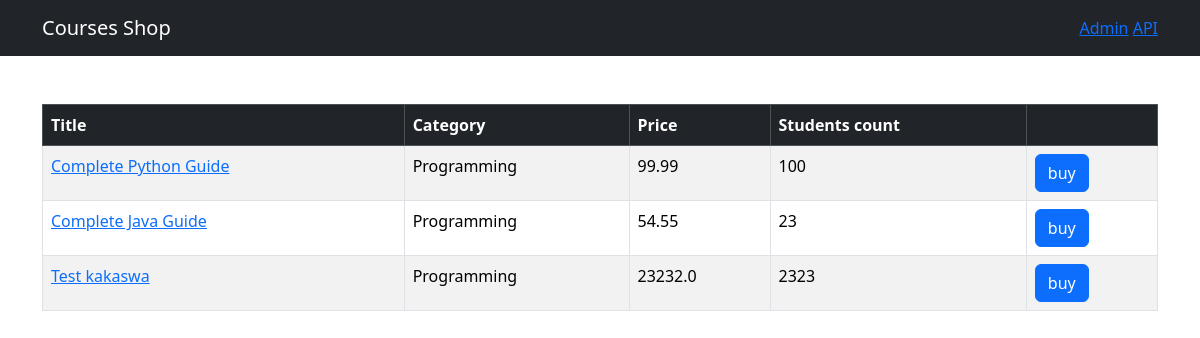
The page / on the database its author committed.
### shop/models.py (models this page shows, shortened)
class Course(models.Model):
    title = models.CharField(max_length=300)
    price = models.FloatField()
    students_qty = models.IntegerField()
    reviews_qty = models.IntegerField()
    category = models.ForeignKey(Category, on_delete=models.CASCADE)
    created_at = models.DateTimeField(default=timezone.now)

class Category(models.Model):
    title = models.CharField(max_length=255)
    created_at = models.DateTimeField(default=timezone.now)
    def __str__(self):
        return self.title

### shop/views.py (the view)
# urls.py: path('', views.index, name='index'),
def index(request):
    courses = Course.objects.all()
    return render(request, 'shop/courses.html', {'courses': courses})

### templates/shop/courses.html (shortened to what this page needs)
{% extends 'base.html' %}
{% block content %}
<table class="table mt-5 table-bordered table-striped table-hover">
    <thead class="table-dark">
        <tr>
            <th>Title</th>
            <th>Category</th>
            <th>Price</th>
            <th>Students count</th>
            <th></th>
        </tr>
    </thead>
    <tbody>
            {% for course in courses %}
                <tr>
                    <td>
                        <a href={% url "shop:single_course" course.id %} class="link link-hover">{{ course.title }}</a>
                    </td>
                    <td>{{ course.category }}</td>
                    <td>{{ course.price }}</td>
                    <td>{{ course.students_qty }}</td>
                    <td><button class="btn btn-primary">buy</button></td>
                </tr>
            {% endfor %}
    </tbody>
</table>
{% endblock %}

### templates/base.html (shortened to what this page needs)
<!doctype html>
<html lang="en">
<head>
    <link href="https://cdn.jsdelivr.net/npm/bootstrap@5.3.3/dist/css/bootstrap.min.css" rel="stylesheet">
</head>
<body>
    <nav class="navbar navbar-dark bg-dark">
        <div class="container">
            <a href={% url 'shop:index' %} class="navbar-brand">Courses Shop</a>
            <span class="ml-auto">
                <a href="/admin/" class="link">Admin</a>
                <a href="/api/v1/" class="link">API</a>
            </span>
        </div>
    </nav>
    <main class="container">
        {% block content %}
        {% endblock %}
    </main>
</body>
</html>

### rows shown on the page
Course: title "Complete Python Guide", category "Programming", price "99.99", students_qty "100"
Course: title "Complete Java Guide", category "Programming", price "54.55", students_qty "23"
Course: title "Test kakaswa", category "Programming", price "23232.0", students_qty "2323"
